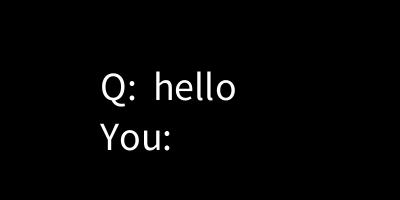
Frame 1 (no input)
Frame 60 (the mouse pressed at the canvas centre just before this capture): identical to frame 1, image omitted
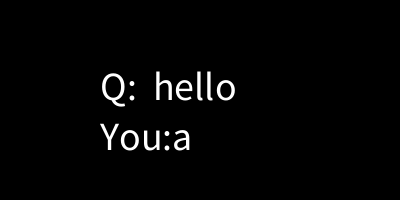
Frame 120 (the mouse held since frame 60 and released just before this capture)

The Processing sketch that drew these frames (run headless with seeded random() and noise(); from frame 60 on, the mouse is pressed at the canvas centre):

// Processing sketch: week17_2
// ── week17_2.pde
void setup(){
   size(400,200);
   textSize(40);
}
String line="";
String Q="hello";
void draw(){
  background(0);
  text("Q:  "+Q, 100,100);
  text("You:"+line, 100,150);
}
void mousePressed(){
   line =line+"a";
}
